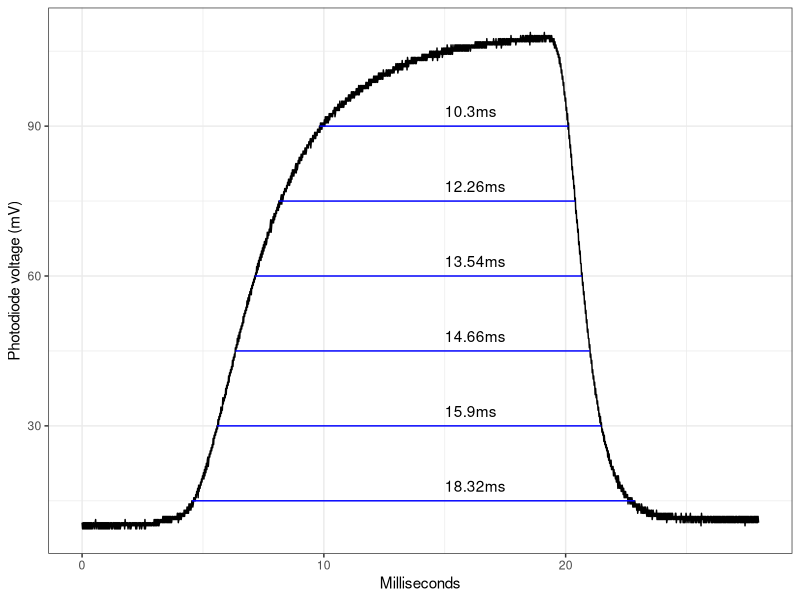

R code for this plot:
## ---- chunk 1
library(readr)
library(dplyr)
library(ggplot2)

data.all <- read_csv('data/single-frame/HI RES.csv')

data.filter <- data.all %>% slice(2:n()) %>% select('X','CH1') %>% mutate(mv = 1000 * as.numeric(as.character(CH1)), ms = as.numeric(X) * 0.02) %>% select('ms','mv')


thresholds <- data.frame(threshold = c(15,30,45,60,75,90)) %>% 
  rowwise() %>% 
  mutate(start = data.filter$ms[min(which(data.filter$mv >= threshold))]) %>%
  mutate(end = data.filter$ms[max(which(data.filter$mv >= threshold))]) %>%
  ungroup() %>%
  mutate(duration = paste0(end-start,"ms"))

ggplot(data.filter, aes(x=ms, y=mv))+
  geom_line()+
  geom_segment(data=thresholds, aes(x=start, xend=end, y=threshold, yend=threshold), color="blue")+
  geom_text(data=thresholds, aes(x=15,y=threshold,label=duration), hjust="left",nudge_y=3)+
  labs(x="Milliseconds", y="Photodiode voltage (mV)")+
  theme_bw()
